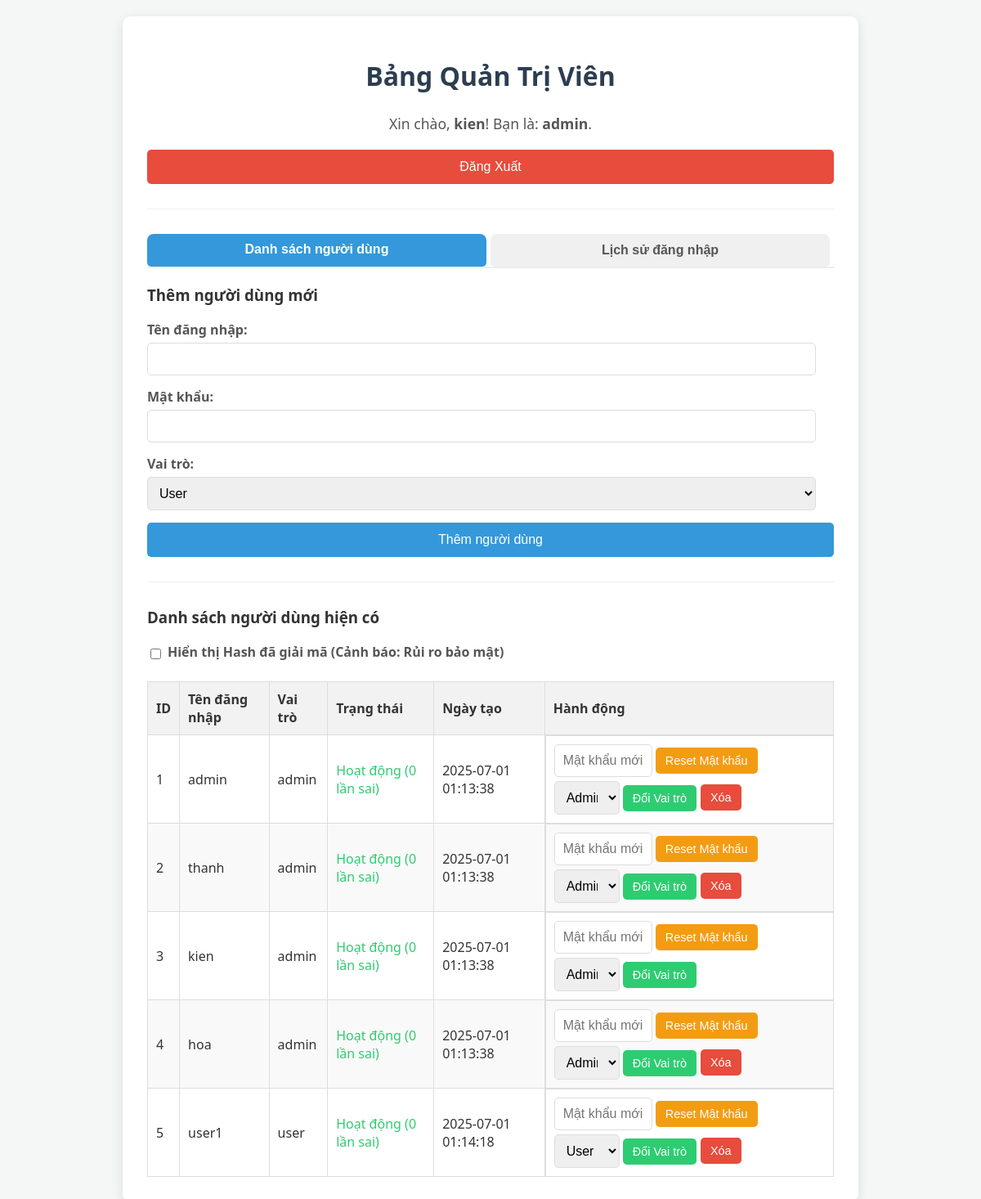
/admin (signed in), run on the app's committed database.
### tables this page shows
CREATE TABLE users (
                id INTEGER PRIMARY KEY AUTOINCREMENT,
                username TEXT UNIQUE NOT NULL,
                salt TEXT NOT NULL,               -- Cột cho salt ngẫu nhiên
                encrypted_password TEXT NOT NULL, -- Cột cho hash cuối cùng đã mã hóa bằng 3DES
                role TEXT NOT NULL DEFAULT 'user',
                failed_login_attempts INTEGER DEFAULT 0,
                is_locked INTEGER DEFAULT 0,      -- 0 for FALSE (không bị khóa), 1 for TRUE (bị khóa)
                created_at TEXT NOT NULL DEFAULT CURRENT_TIMESTAMP -- Cột cho thời gian tạo
            , full_name TEXT DEFAULT '', date_of_birth TEXT DEFAULT '', address TEXT DEFAULT '', phone_number TEXT DEFAULT '');

### app.py (the view)
@app.route('/admin')
def admin_dashboard():
    if 'username' not in session or session['role'] != 'admin':
        flash('Bạn không có quyền truy cập trang quản trị.', 'error')
        return redirect(url_for('index'))
    db = get_db()
    cursor = db.cursor()
    cursor.execute("SELECT id, username, role, is_locked, failed_login_attempts, created_at, encrypted_password FROM users")
    users_data = cursor.fetchall() # Lấy tất cả dữ liệu người dùng
    users_list_processed = []
    for user in users_data:
        user_dict = dict(user) # Chuyển Row object thành dict để dễ dàng thêm key mới
        try:
            user_dict['decrypted_hash'] = decrypt_data_des3(user['encrypted_password'])
        except Exception as e:
            user_dict['decrypted_hash'] = "Lỗi giải mã" # Xử lý lỗi nếu không giải mã được
            print(f"Error decrypting password for user {user['username']}: {e}")
        users_list_processed.append(user_dict)
    cursor.execute("SELECT lh.id, lh.username, lh.timestamp, lh.status, lh.ip_address FROM login_history lh ORDER BY lh.timestamp DESC")
    login_logs = cursor.fetchall()
    db.close()
    return render_template('admin_panel.html',
                           current_user=session['username'],
                           current_role=session['role'],
                           users_list=users_list_processed, # Truyền danh sách đã xử lý
                           login_logs=login_logs)

### app.py (called while the page is built)
def get_db():
    conn = sqlite3.connect(DATABASE)
    conn.row_factory = sqlite3.Row # Cho phép truy cập cột bằng tên
    return conn

def decrypt_data_des3(enc_data_str):
    enc_data_bytes = b64decode(enc_data_str.encode('utf-8'))
    iv = enc_data_bytes[:BS] # Lấy IV từ đầu chuỗi
    encrypted = enc_data_bytes[BS:]
    cipher = DES3.new(DES3_KEY, DES3.MODE_CBC, iv)
    decrypted_padded = cipher.decrypt(encrypted)
    return unpad(decrypted_padded, BS).decode('utf-8')

### templates/admin_panel.html (shortened to what this page needs)
<!DOCTYPE html>
<html lang="vi">
<head>
</head>
<body>
    <div class="container">
        <h1>Bảng Quản Trị Viên</h1>
        <div class="user-info">
            Xin chào, <strong>{{ current_user }}</strong>! Bạn là: <strong>{{ current_role }}</strong>.
            <div class="button-group">
                <button class="logout-btn" onclick="window.location.href='/logout'">Đăng Xuất</button>
            </div>
        </div>
        <hr>
        <div class="tab-buttons">
            <button class="tab-button active" onclick="showTab('userListSection', this)">Danh sách người dùng</button>
            <button class="tab-button" onclick="showTab('loginHistorySection', this)">Lịch sử đăng nhập</button>
        </div>
        <div id="userListSection" class="tab-content active">
            <h3>Thêm người dùng mới</h3>
            <form action="/admin_action" method="POST">
                <div class="form-group">
                    <label for="new_username_admin">Tên đăng nhập:</label>
                    <input type="text" id="new_username_admin" name="username" required>
                </div>
                <div class="form-group">
                    <label for="new_password_admin">Mật khẩu:</label>
                    <input type="password" id="new_password_admin" name="password" required>
                </div>
                <div class="form-group">
                    <label for="new_role_admin">Vai trò:</label>
                    <select id="new_role_admin" name="role">
                        <option value="user">User</option>
                    </select>
                </div>
                <button type="submit">Thêm người dùng</button>
            </form>
            <hr>
            <h3>Danh sách người dùng hiện có</h3>
            <div class="show-password-toggle">
                <input type="checkbox" id="toggleDecryptedHash">
                <label for="toggleDecryptedHash">Hiển thị Hash đã giải mã (Cảnh báo: Rủi ro bảo mật)</label>
            </div>
            <table>
                <thead>
                    <tr>
                        <th>ID</th>
                        <th>Tên đăng nhập</th>
                        <th>Vai trò</th>
                        <th>Trạng thái</th>
                        <th>Ngày tạo</th>
                        <th>Hành động</th>
                    </tr>
                </thead>
                <tbody>
                    {% for user in users_list %}
                        <tr>
                            <td>{{ user.id }}</td>
                            <td>{{ user.username }}</td>
                            <td>{{ user.role }}</td>
                            <td>
                                {% if user.is_locked == 1 %}
                                    <span class="locked-account">Đã khóa ({{ user.failed_login_attempts }} lần sai)</span>
                                {% else %}
                                    <span class="unlocked-account">Hoạt động ({{ user.failed_login_attempts }} lần sai)</span>
                                {% endif %}
                            </td>
                            <td>{{ user.created_at }}</td>
                            <td class="action-cell">
                                <form action="/admin_action" method="POST" style="display:inline-block;">
                                    <input type="password" name="password" placeholder="Mật khẩu mới" required style="width:120px;">
                                    <button type="submit" style="background-color:#f39c12;">Reset Mật khẩu</button>
                                </form>
                                <form action="/admin_action" method="POST" style="display:inline-block;">
                                    <select name="role" style="width:80px;">
                                        <option value="user" {% if user.role == 'user' %}selected{% endif %}>User</option>
                                        <option value="admin" {% if user.role == 'admin' %}selected{% endif %}>Admin</option>
                                    </select>
                                    <button type="submit" style="background-color:#2ecc71;">Đổi Vai trò</button>
                                </form>
                                {% if user.username != current_user %}
                                    <form action="/admin_action" method="POST" style="display:inline-block;">
                                        <button type="submit" style="background-color:#e74c3c;">Xóa</button>
                                    </form>
                                {% endif %}
                            </td>
                        </tr>
                    {% endfor %}
                </tbody>
            </table>
        </div>
    </div>
</body>
</html>

### templates/admin_panel.html (style rules this page uses)
body { font-family: 'Segoe UI', Tahoma, Geneva, Verdana, sans-serif; background-color: #f4f7f6; color: #333; margin: 0; padding: 20px; display: flex; justify-content: center; align-items: flex-start; min-height: 100vh; box-sizing: border-box; }
.container { background-color: #ffffff; padding: 30px; border-radius: 10px; box-shadow: 0 4px 15px rgba(0, 0, 0, 0.1); width: 100%; max-width: 900px; box-sizing: border-box; }
h1, h2 { color: #2c3e50; text-align: center; margin-bottom: 25px; }
.form-group { margin-bottom: 15px; }
label { display: block; margin-bottom: 5px; font-weight: bold; color: #555; }
input[type="text"], input[type="password"], select { width: calc(100% - 22px); padding: 10px; border: 1px solid #ddd; border-radius: 5px; font-size: 16px; box-sizing: border-box; }
button { background-color: #3498db; color: white; padding: 12px 20px; border: none; border-radius: 5px; cursor: pointer; font-size: 16px; width: 100%; transition: background-color 0.3s ease; }
hr { border: 0; height: 1px; background: #eee; margin: 30px 0; }
.user-info { text-align: center; margin-bottom: 20px; font-size: 1.1em; color: #555; }
.button-group { display: flex; gap: 10px; margin-top: 20px; flex-wrap: wrap; }
.button-group button { flex-grow: 1; min-width: 120px; }
.logout-btn { background-color: #e74c3c; }
table { width: 100%; border-collapse: collapse; margin-top: 20px; }
th, td { border: 1px solid #ddd; padding: 10px; text-align: left; }
th { background-color: #f2f2f2; color: #333; }
tr:nth-child(even) { background-color: #f9f9f9; }
.action-cell { display: flex; gap: 5px; flex-wrap: wrap; align-items: center; }
.action-cell button { width: auto; padding: 8px 12px; font-size: 0.9em; }
.unlocked-account { color: #2ecc71; }
.tab-buttons { display: flex; margin-bottom: 20px; border-bottom: 2px solid #eee; }
.tab-button { padding: 10px 20px; cursor: pointer; border: none; background-color: #f0f0f0; border-top-left-radius: 8px; border-top-right-radius: 8px; margin-right: 5px; font-weight: bold; color: #555; transition: background-color 0.3s ease, color 0.3s ease; }
.tab-button.active { background-color: #3498db; color: white; border-bottom: 2px solid #3498db; }
.tab-content { display: none; }
.tab-content.active { display: block; }
.show-password-toggle { margin-bottom: 10px; display: flex; align-items: center; gap: 5px; font-weight: bold; }

### data on the page
users: id "1", username "admin", role "admin", failed_login_attempts "0", created_at "2025-07-01 01:13:38", role "Admin"
users: id "2", username "thanh", role "admin", failed_login_attempts "0", created_at "2025-07-01 01:13:38", role "Admin"
users: id "3", username "kien", role "admin", failed_login_attempts "0", created_at "2025-07-01 01:13:38", role "Admin"
users: id "4", username "hoa", role "admin", failed_login_attempts "0", created_at "2025-07-01 01:13:38", role "Admin"
users: id "5", username "user1", role "user", failed_login_attempts "0", created_at "2025-07-01 01:14:18", role "User"

### other printed values
{{ current_user }} "kien"
{{ current_role }} "admin"
